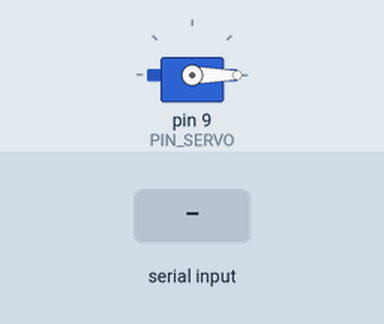
This sketch was run on a simulated Arduino Uno, built with avr-gcc and run on an emulated ATmega328P. Shown: servo. The test bench sets the inputs (shaded band). What the sketch prints to the serial monitor is not drawn.

Above: at 1.2 s.
1.3 s: "a" received over Serial
At 2.2 s:
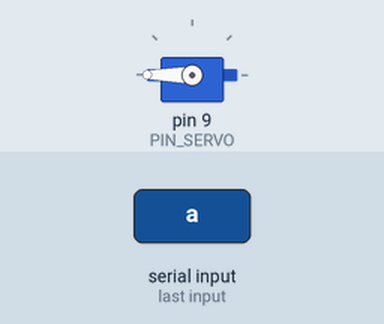
2.8 s: "b" received over Serial
At 3.4 s:
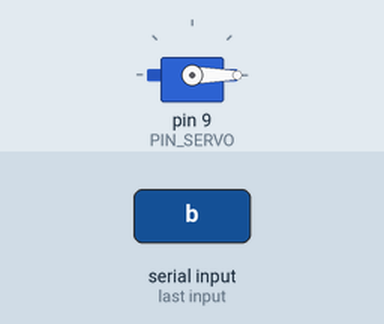
Timing chart, 0 to 5.8 s (numbered marks = the images above; inputs shaded):
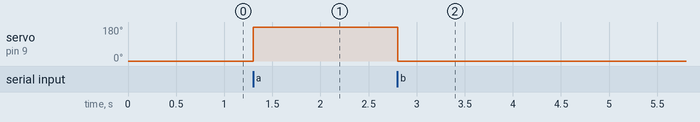

Measured:
- after the input at 1.3 s, servo on pin 9 (PIN_SERVO): 0° → 180° at once
- after the input at 2.8 s, servo on pin 9 (PIN_SERVO): 180° → 0° at once

The sketch:

MovimentoConPad.ino
```cpp
#include <Servo.h>
#define PIN_SERVO 9
int analog=0;
Servo servo;

void setup() {
  Serial.begin(9600);
  servo.attach(PIN_SERVO);
}

void loop() {
  char comando = Serial.read();
  if(comando == 'a'){
    analog=180;
  }
  else if(comando == 'b'){
    analog=0;
  }
  servo.write(analog);
  Serial.println(analog);
}
```
